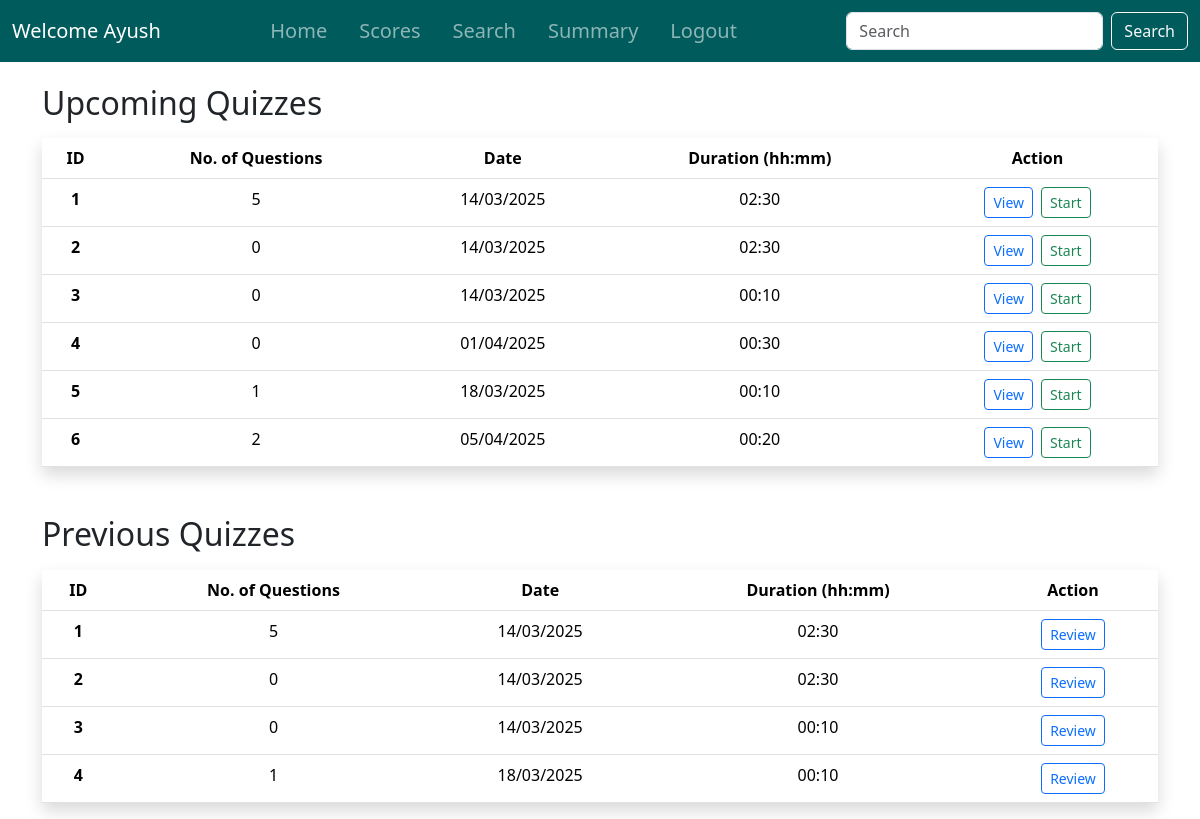
The app's page /student_dashboard (signed in) with its own data.
### controllers/models.py (models this page shows, shortened)
class User(db.Model, UserMixin):
    __tablename__ = 'user'
    id = db.Column(db.Integer, primary_key=True)
    fullname = db.Column(db.String(200), nullable=False)
    email = db.Column(db.String(150), unique=True, nullable=False)
    username = db.Column(db.String(100), unique=True, nullable=False)
    dob = db.Column(db.Date, nullable=False)
    qualification = db.Column(db.String(200))
    document_path = db.Column(db.String(length=200), nullable=False)  # Path to uploaded document
    password = db.Column(db.String(60), nullable=False)

class Quiz(db.Model):
    id = db.Column(db.Integer, primary_key=True)
    chapter_id = db.Column(db.Integer, db.ForeignKey('chapter.id'), nullable=False)
    subject_id = db.Column(db.Integer, db.ForeignKey('subject.id'), nullable=False)
    date_of_quiz = db.Column(db.DateTime, default=func.now())
    time_duration = db.Column(db.String(10))  # HH:MM format
    remarks = db.Column(db.Text)
    questions = db.relationship('Question', backref='quiz', cascade='all, delete-orphan')
    scores = db.relationship('Score', backref='quiz', cascade='all, delete-orphan')
    subject = db.relationship('Subject', backref='quizzes')
    @hybrid_property
    def no_of_questions(self):
        return len(self.questions)
    @hybrid_property
    def formatted_date(self):
        return self.date_of_quiz.strftime("%d/%m/%Y") if self.date_of_quiz else None

### controllers/routes.py (the view)
@app.route('/student_dashboard')
@login_required
def student_dashboard():
    today = datetime.now().date()
    quizes = Quiz.query.all()
    upcoming_quizzes = [quiz for quiz in quizes if quiz.date_of_quiz.date() >= today]
    previous_quizzes = [quiz for quiz in quizes if quiz.date_of_quiz.date() < today]
    return render_template('student_dashboard2.html',
                           upcoming_quizzes=quizes,
                           previous_quizzes=previous_quizzes)

### controllers/models.py (called while the page is built)
@login_manager.user_loader
def load_user(user_id):
    try:
        user_type, id = user_id.split('-')
        id = int(id)
        if user_type == 'admin':
            return Admin.query.get(id)
        else:
            return User.query.get(id)
    except (ValueError, AttributeError):
        print(f"ERROR: Invalid user_id: {user_id}")
        return None

### controllers/templates/student_dashboard2.html (shortened to what this page needs)
{% extends 'base.html' %}
{% block content %}
    <div class="container mt-4">
        <h2 class="mb-3">Upcoming Quizzes</h2>
        {% if upcoming_quizzes %}
            <table class="table table-hover shadow mt-3">
                <thead>
                    <tr>
                        <th class="text-center">ID</th>
                        <th class="text-center">No. of Questions</th>
                        <th class="text-center">Date</th>
                        <th class="text-center">Duration (hh:mm)</th>
                        <th class="text-center">Action</th>
                    </tr>
                </thead>
                <tbody>
                    {% for quiz in upcoming_quizzes %}
                        <tr>
                            <th class="text-center">{{ loop.index }}</th>
                            <td class="text-center">{{ quiz.no_of_questions }}</td>
                            <td class="text-center">{{ quiz.formatted_date }}</td>
                            <td class="text-center">{{ quiz.time_duration }}</td>
                            <td class="text-center">
                                <div class="d-flex justify-content-center gap-2">
                                    <a href="{{ url_for('view_quiz', quiz_id=quiz.id) }}" class="btn btn-outline-primary btn-sm">View</a>
                                    <a href="{{ url_for('exam_portal', quiz_id=quiz.id) }}" class="btn btn-outline-success btn-sm">Start</a>
                                </div>
                            </td>
                        </tr>
                    {% endfor %}
                </tbody>
            </table>
        {% else %}
            <p class="text-muted">No upcoming quizzes available. Stay tuned!</p>
        {% endif %}
        <h2 class="mt-5">Previous Quizzes</h2>
        {% if previous_quizzes %}
            <table class="table table-hover shadow mt-3">
                <thead>
                    <tr>
                        <th class="text-center">ID</th>
                        <th class="text-center">No. of Questions</th>
                        <th class="text-center">Date</th>
                        <th class="text-center">Duration (hh:mm)</th>
                        <th class="text-center">Action</th>
                    </tr>
                </thead>
                <tbody>
                    {% for quiz in previous_quizzes %}
                        <tr>
                            <th class="text-center">{{ loop.index }}</th>
                            <td class="text-center">{{ quiz.no_of_questions }}</td>
                            <td class="text-center">{{ quiz.formatted_date }}</td>
                            <td class="text-center">{{ quiz.time_duration }}</td>
                            <td class="text-center">
                                <div class="d-flex justify-content-center gap-2">
                                    <a href="{{ url_for('view_quiz', quiz_id=quiz.id) }}" class="btn btn-outline-primary btn-sm">Review</a>
                                </div>
                            </td>
                        </tr>
                    {% endfor %}
                </tbody>
            </table>
        {% else %}
            <p class="text-muted">No previous quizzes found.</p>
        {% endif %}
    </div>
{% endblock %}

### controllers/templates/base.html (shortened to what this page needs)
<!doctype html>
<html lang="en">
<head>
    <link rel="stylesheet" href="https://cdnjs.cloudflare.com/ajax/libs/font-awesome/6.0.0-beta3/css/all.min.css">
    <link href="https://cdn.jsdelivr.net/npm/bootstrap@5.3.3/dist/css/bootstrap.min.css" rel="stylesheet"
>
    <link rel="stylesheet" href="../static/styles.css">
</head>
<body class="d-flex flex-column min-vh-100">
    <header>
        <nav class="navbar navbar-expand-lg navbar-dark fixed-top color custom-navbar">
            <div class="container-fluid">
                {% if current_user.is_authenticated %}
                <a class="navbar-brand me-auto" href="#">
                    Welcome {{ current_user.username if current_user.username else current_user.email.split('@')[0] }}
                </a>
                <div class="collapse navbar-collapse justify-content-center" id="navbarNavAltMarkup">
                    <div class="navbar-nav">
                        <a class="nav-link fs-5 px-3 py-2" aria-current="page" href="{{url_for('dashboard')}}">Home</a>
                        {% if current_user.__tablename__ == 'admin' %}
                            <a class="nav-link fs-5 px-3 py-2" href="{{url_for('quiz_management')}}">Quiz</a>
                        {% elif current_user.__tablename__ == 'user' %}
                            <a class="nav-link fs-5 px-3 py-2" href="{{ url_for('quiz_scores', user_id=current_user.id)}}">Scores</a>
                        {% endif %}
                        <a class="nav-link fs-5 px-3 py-2" href="{{url_for('search')}}">Search</a>
                        <a class="nav-link fs-5 px-3 py-2" href="{{url_for('summary')}}">Summary</a>
                        <a class="nav-link fs-5 px-3 py-2" href="{{url_for('logout')}}">Logout</a>
                    </div>
                </div>
                <form class="d-flex ms-auto">
                    <input class="form-control me-2" type="search" placeholder="Search" aria-label="Search">
                    <button class="btn btn-outline-light" type="submit">Search</button>
                </form>
                {% endif %}
            </div>
        </nav>
    </header>
    <main class="flex-grow-1">
        {% block content %}
        {% endblock %}
    </main>
</body>
</html>

### controllers/static/styles.css (style rules this page uses)
body { padding-top: 60px; }
.custom-navbar { background-color: #005B5C; }

### records on screen
User: username "Ayush"
Quiz: no_of_questions "5", formatted_date "14/03/2025", time_duration "02:30"
Quiz: no_of_questions "0", formatted_date "14/03/2025", time_duration "02:30"
Quiz: no_of_questions "0", formatted_date "14/03/2025", time_duration "00:10"
Quiz: no_of_questions "0", formatted_date "01/04/2025", time_duration "00:30"
Quiz: no_of_questions "1", formatted_date "18/03/2025", time_duration "00:10"
Quiz: no_of_questions "2", formatted_date "05/04/2025", time_duration "00:20"
